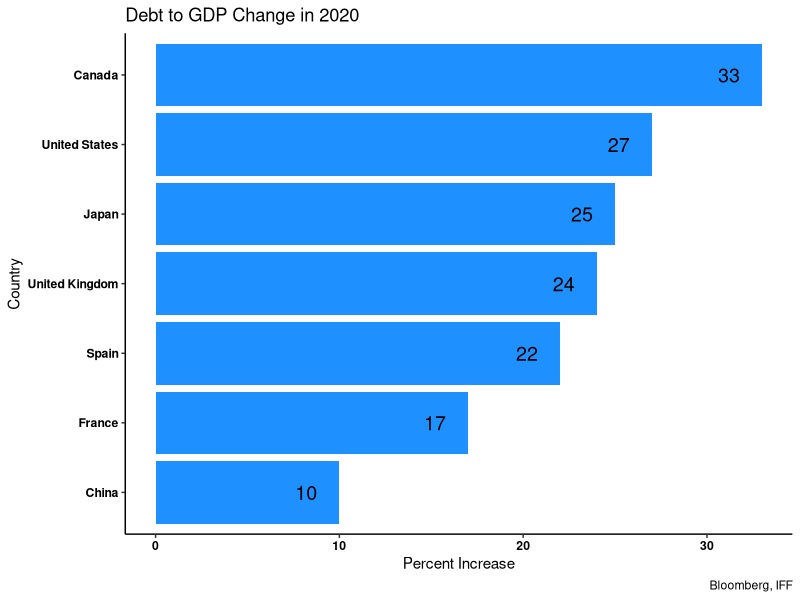

Reproduce this figure in R.
## ---- chunk 1
rm(list=ls())

library(dplyr)
library(ggplot2)

data <- read.csv("covid.csv")
data <- data %>%
  rename(Country = "X")
data
## ---- chunk 2
p <- ggplot(data = data, aes( x = Country, y = Debt_Increase)) +
  geom_bar(stat = "identity", fill = "dodgerblue1") +
  geom_text(aes(label=Debt_Increase), vjust = .5, hjust = 2, color="black", size=5) +
  scale_x_discrete(limits=c("China","France", "Spain", "United Kingdom", "Japan", "United States", "Canada")) +
  ggtitle("Debt to GDP Change in 2020") +
  xlab("Country") +
  labs(caption = "Bloomberg, IFF") +
  ylab("Percent Increase") +
  coord_flip() +
  theme_classic()

p +  theme(axis.text.x = element_text(face = "bold", colour = "black")) +
  theme(axis.text.y = element_text(face = "bold", colour = "black")) 


